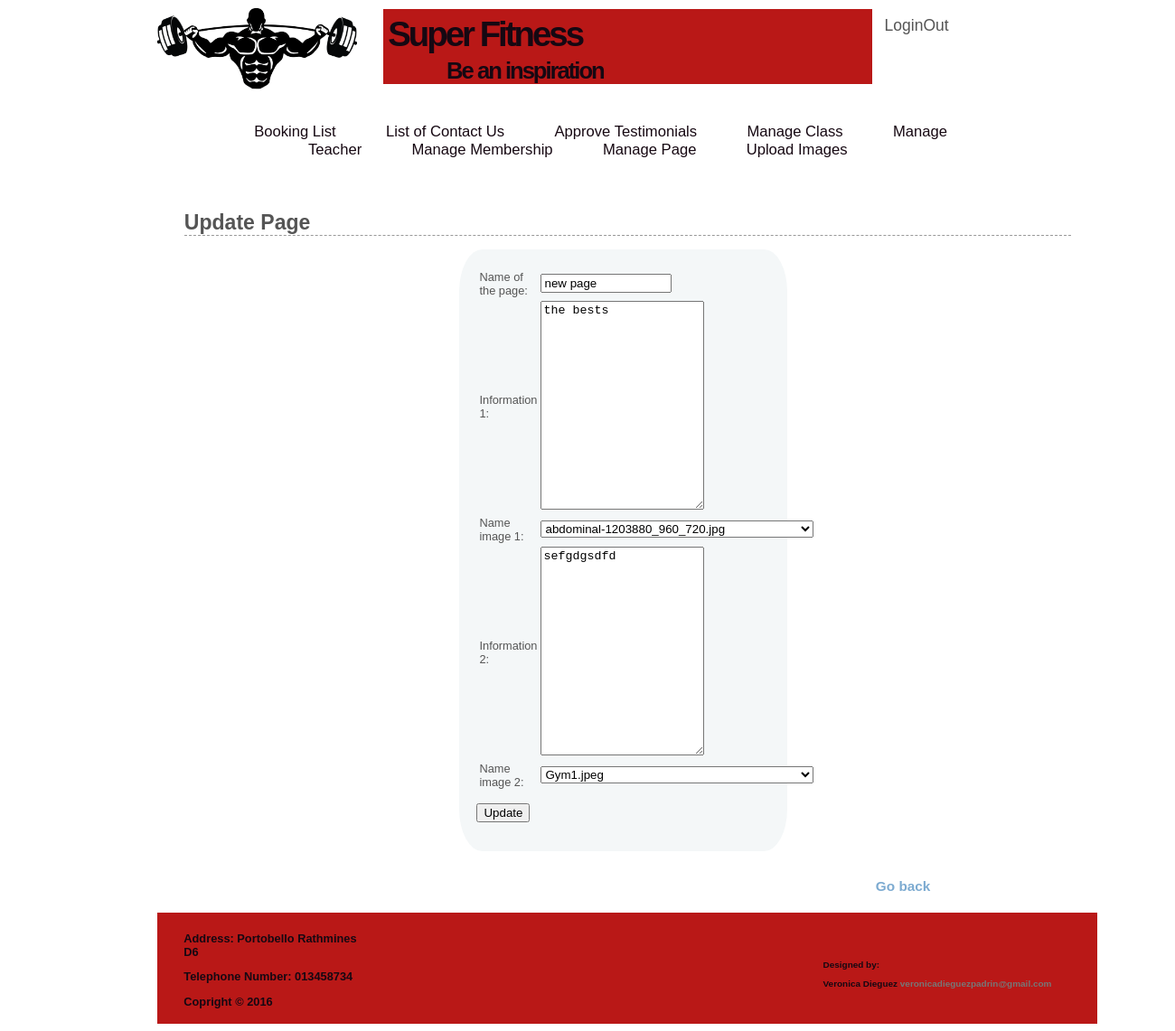
Page /adm_pages/8.update_page.php?id=2 (signed in) on the committed database.
### tables this page shows
CREATE TABLE IF NOT EXISTS `page` (
  `id_page` int(11) NOT NULL AUTO_INCREMENT,
  `page_name` varchar(25) NOT NULL,
  `info1` varchar(200) DEFAULT NULL,
  `info2` varchar(200) DEFAULT NULL,
  `name_img1` varchar(200) DEFAULT NULL,
  `name_img2` varchar(200) DEFAULT NULL,
  `feature1` varchar(200) DEFAULT NULL,
  `feature2` varchar(200) DEFAULT NULL,
  PRIMARY KEY (`id_page`)
);

### adm_pages/8.update_page.php (the view, shortened to what this page needs)
<?php
include ('../includes/header_login.php');
require ('../connect.php');
echo '<h1>Update Page</h1>';
$sql = "SELECT * FROM page WHERE id_page=".$_GET['id'];
$result = mysqli_query ($db, $sql);
$rowpage = mysqli_fetch_array($result);
	if (mysqli_num_rows($result) == 1) {
	echo "<form action='' method='post'>
    		<table class='form'>
				<tr>
					<td>Name of the page:</td>
					<td><input type='text' name='page_name' size='15' maxlength='20'  value='".$rowpage['page_name']."'/></td>
				</tr>
                <tr>
                    <td>Information 1:</td>
                    <td><textarea name='info1' rows ='15'>".$rowpage['info1']."</textarea></td>
                </tr>
                <tr>
                    <td>Name image 1:</td>
                    <td>";
    require ('../connect.php');
    $sql = "SELECT name_image FROM image";
	$res = mysqli_query ($db, $sql);
    echo "<select name='name_image1'>";
    while ($row = mysqli_fetch_array($res)) {
        if ($rowpage['name_img1'] == $row['name_image']){
   		   echo '<option value="'.$row["name_image"].'" selected="selected">'.$row["name_image"].'</option>';
   		}
    }
    	echo '</select></td>
                </tr>
                <tr>
                    <td>Information 2:</td>
                    <td><textarea name="info2" rows ="15">'.$rowpage['info2'].'</textarea></td>
                </tr>
                <tr>
                    <td>Name image 2:</td>
                    <td>';
    $sql = "SELECT name_image FROM image";
	$res = mysqli_query ($db, $sql);
    echo "<select name='name_image2'>";
    while ($row = mysqli_fetch_array($res)) {
        if ($rowpage['name_img2'] == $row['name_image']){
   		   echo '<option value="'.$row["name_image"].'" selected="selected">'.$row["name_image"].'</option>';
   		}
    }
    	echo '</select></td>
                </tr>
	  </table>
    	<p><input type="submit" name="submit" value="Update" /></p>
</form>';
	}
    echo '<a class="goback" href="8.view_pages.php">Go back</a>';
 include('../includes/footer.php');
 ?>

### includes/main.css (style rules this page uses)
a { color:#777; text-decoration:none; }
body { width: 80%; margin-left: 13.4%; background:#ffffff; color:#555; font:0.8em Arial, Helvetica, "bitstream vera sans", sans-serif; }
#content h1 { border-bottom:1px dashed #999; font-size:1.8em; padding:20px 0 0; }
form { width: 33%; margin-left: 31%; padding: 2%; background: #f4f7f8; border-radius: 7%; margin-bottom: 3%; }
a.goback { margin-left: 78%; font-size: 120%; color: #7DABD1; font-weight: 700; }

### rows in the picture
page: page_name "new page", info1 "the bests", info2 "sefgdgsdfd"

### other values in the picture
form field name_image1 "abdominal-1203880_960_720.jpg"
form field name_image2 "Gym1.jpeg"
